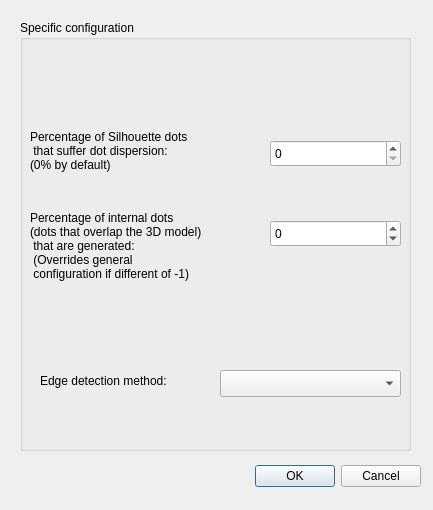
<?xml version="1.0" encoding="UTF-8"?>
<ui version="4.0">
 <class>SpecificEntityConfigurationDialog</class>
 <widget class="QDialog" name="SpecificEntityConfigurationDialog">
  <property name="geometry">
   <rect>
    <x>0</x>
    <y>0</y>
    <width>433</width>
    <height>510</height>
   </rect>
  </property>
  <property name="windowTitle">
   <string>Specific Configuration</string>
  </property>
  <widget class="QDialogButtonBox" name="buttonBox">
   <property name="geometry">
    <rect>
     <x>240</x>
     <y>460</y>
     <width>181</width>
     <height>32</height>
    </rect>
   </property>
   <property name="orientation">
    <enum>Qt::Horizontal</enum>
   </property>
   <property name="standardButtons">
    <set>QDialogButtonBox::Cancel|QDialogButtonBox::Ok</set>
   </property>
  </widget>
  <widget class="QGroupBox" name="groupBox">
   <property name="geometry">
    <rect>
     <x>20</x>
     <y>20</y>
     <width>391</width>
     <height>431</height>
    </rect>
   </property>
   <property name="title">
    <string>Specific configuration</string>
   </property>
   <widget class="QLabel" name="label">
    <property name="geometry">
     <rect>
      <x>10</x>
      <y>100</y>
      <width>221</width>
      <height>61</height>
     </rect>
    </property>
    <property name="text">
     <string>Percentage of Silhouette dots
 that suffer dot dispersion:
(0% by default)</string>
    </property>
   </widget>
   <widget class="QLabel" name="label_2">
    <property name="geometry">
     <rect>
      <x>10</x>
      <y>180</y>
      <width>221</width>
      <height>91</height>
     </rect>
    </property>
    <property name="text">
     <string>Percentage of internal dots
(dots that overlap the 3D model)
 that are generated:
 (Overrides general 
 configuration if different of -1)</string>
    </property>
   </widget>
   <widget class="QSpinBox" name="percentageSilhouetteDispersion">
    <property name="geometry">
     <rect>
      <x>250</x>
      <y>120</y>
      <width>131</width>
      <height>27</height>
     </rect>
    </property>
    <property name="maximum">
     <number>100</number>
    </property>
   </widget>
   <widget class="QSpinBox" name="percentageInternalGeneration">
    <property name="geometry">
     <rect>
      <x>250</x>
      <y>200</y>
      <width>131</width>
      <height>27</height>
     </rect>
    </property>
    <property name="minimum">
     <number>-1</number>
    </property>
    <property name="maximum">
     <number>100</number>
    </property>
   </widget>
   <widget class="QComboBox" name="edgeDetectionMethod">
    <property name="geometry">
     <rect>
      <x>200</x>
      <y>350</y>
      <width>181</width>
      <height>27</height>
     </rect>
    </property>
   </widget>
   <widget class="QLabel" name="label_3">
    <property name="geometry">
     <rect>
      <x>20</x>
      <y>330</y>
      <width>171</width>
      <height>61</height>
     </rect>
    </property>
    <property name="text">
     <string>Edge detection method:</string>
    </property>
   </widget>
  </widget>
 </widget>
 <resources/>
 <connections>
  <connection>
   <sender>buttonBox</sender>
   <signal>accepted()</signal>
   <receiver>SpecificEntityConfigurationDialog</receiver>
   <slot>accept()</slot>
   <hints>
    <hint type="sourcelabel">
     <x>248</x>
     <y>254</y>
    </hint>
    <hint type="destinationlabel">
     <x>157</x>
     <y>274</y>
    </hint>
   </hints>
  </connection>
  <connection>
   <sender>buttonBox</sender>
   <signal>rejected()</signal>
   <receiver>SpecificEntityConfigurationDialog</receiver>
   <slot>reject()</slot>
   <hints>
    <hint type="sourcelabel">
     <x>316</x>
     <y>260</y>
    </hint>
    <hint type="destinationlabel">
     <x>286</x>
     <y>274</y>
    </hint>
   </hints>
  </connection>
 </connections>
</ui>
